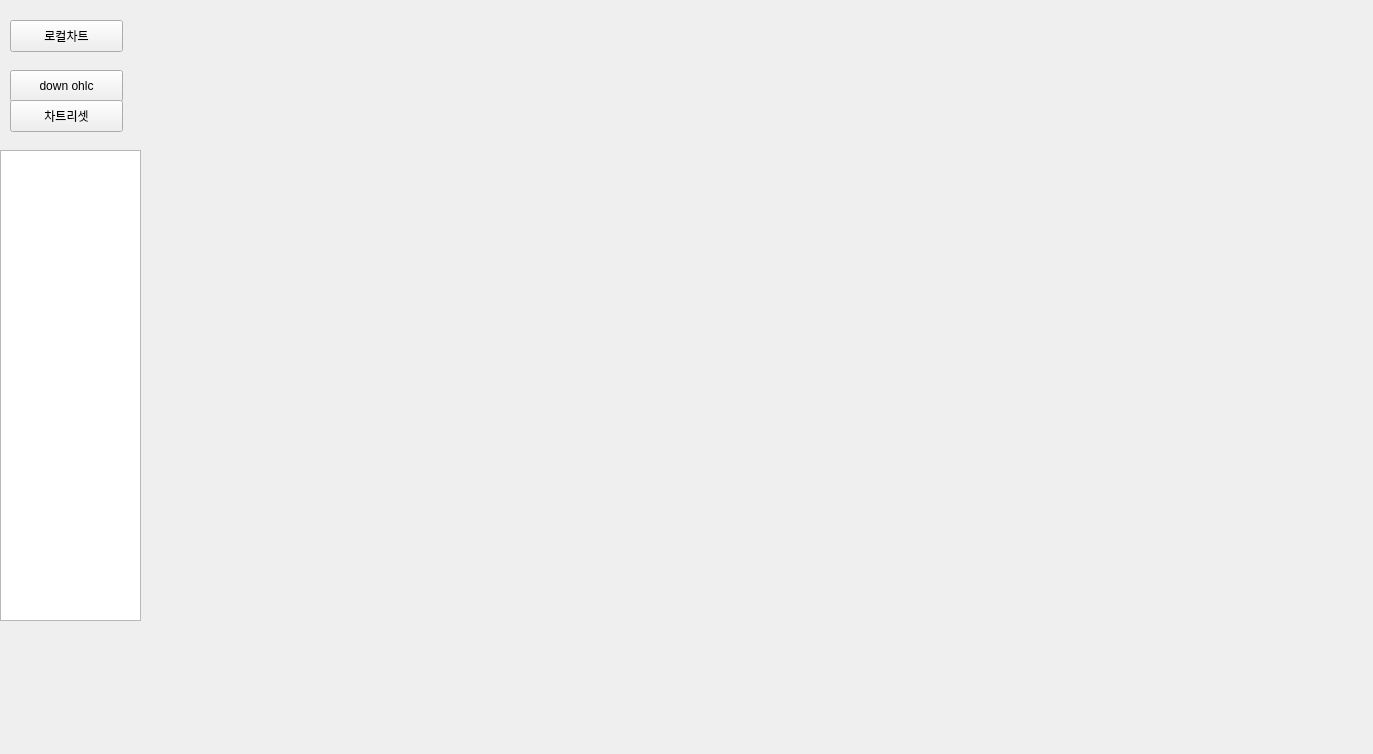
<?xml version="1.0" encoding="UTF-8"?>
<ui version="4.0">
 <class>Form</class>
 <widget class="QWidget" name="Form">
  <property name="geometry">
   <rect>
    <x>0</x>
    <y>0</y>
    <width>1373</width>
    <height>754</height>
   </rect>
  </property>
  <property name="windowTitle">
   <string>Form</string>
  </property>
  <widget class="QPushButton" name="pushButton_0">
   <property name="geometry">
    <rect>
     <x>10</x>
     <y>20</y>
     <width>113</width>
     <height>32</height>
    </rect>
   </property>
   <property name="text">
    <string>로컬차트</string>
   </property>
  </widget>
  <widget class="QWidget" name="horizontalLayoutWidget">
   <property name="geometry">
    <rect>
     <x>150</x>
     <y>20</y>
     <width>1201</width>
     <height>711</height>
    </rect>
   </property>
   <layout class="QHBoxLayout" name="horizontalLayout"/>
  </widget>
  <widget class="QPushButton" name="pushButton_1">
   <property name="geometry">
    <rect>
     <x>10</x>
     <y>70</y>
     <width>113</width>
     <height>32</height>
    </rect>
   </property>
   <property name="text">
    <string>down ohlc</string>
   </property>
  </widget>
  <widget class="QListWidget" name="listWidget">
   <property name="geometry">
    <rect>
     <x>0</x>
     <y>150</y>
     <width>141</width>
     <height>471</height>
    </rect>
   </property>
  </widget>
  <widget class="QPushButton" name="pushButton_2">
   <property name="geometry">
    <rect>
     <x>10</x>
     <y>100</y>
     <width>113</width>
     <height>32</height>
    </rect>
   </property>
   <property name="text">
    <string>차트리셋</string>
   </property>
  </widget>
 </widget>
 <resources/>
 <connections/>
</ui>
